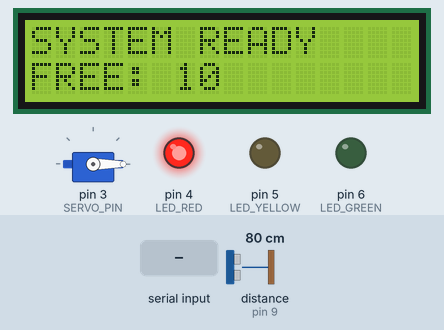
A sketch run on a simulated Arduino Uno, built with avr-gcc and run on an emulated ATmega328P. Shown: servo, 16×2 character LCD, output pins drawn as LEDs (lit = HIGH). The test bench sets the inputs (shaded band); at power-on: distance to the obstacle (sensor on pin 9) 80 cm. The echo pulse lasts 58.3 µs per cm; pins used as bus, display or sensor lines are not drawn; what the sketch prints to the serial monitor is not drawn.

Above: at 1.2 s.
1.3 s: "DISPLAY:\n" received over Serial
At 1.9 s:
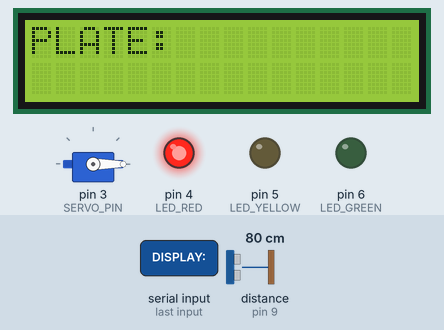
2.8 s: "OPEN\n" received over Serial
At 4.0 s:
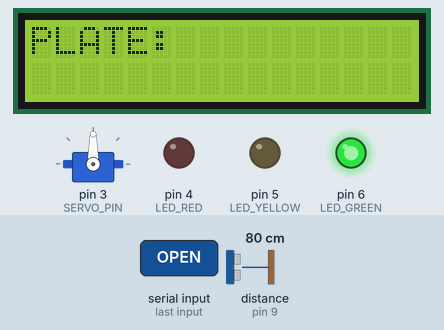
Timing chart, 0 to 5.8 s (numbered marks = the images above; inputs shaded):
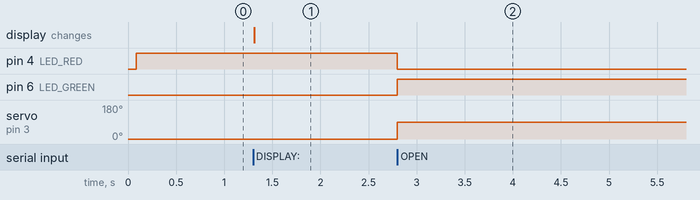

Measured:
- after the input at 1.3 s, the display: changes at once (image 1)
- after the input at 2.8 s, pin 4 (LED_RED): HIGH → LOW at once; pin 6 (LED_GREEN): LOW → HIGH at once; servo on pin 3 (SERVO_PIN): 0° → 90° at once

The sketch:

smart_barrier.ino
```cpp
#include <Wire.h>
#include <Servo.h>
#include <LiquidCrystal_I2C.h>

// ===== ПИНЫ =====
#define SERVO_PIN 3
#define LED_RED 4
#define LED_YELLOW 5
#define LED_GREEN 6

#define TRIG_PIN 8
#define ECHO_PIN 9

// ===== НАСТРОЙКИ =====
#define OPEN_ANGLE 90
#define CLOSE_ANGLE 0

#define CAR_NEAR 15      // машина подъехала
#define CAR_GONE 30      // машина уехала
#define BLOCK_DIST 10    // защита от прижатия

#define TOTAL_SPOTS 10

// ===== ОБЪЕКТЫ =====
Servo gateServo;
LiquidCrystal_I2C lcd(0x27, 16, 2);

// ===== СОСТОЯНИЯ =====
bool gateOpen = false;
bool carUnderGate = false;
bool waitForCar = false;

int freeSpots = TOTAL_SPOTS;
unsigned long lastUltrasonicCheck = 0;

// ===== SETUP =====
void setup() {
  Serial.begin(115200);

  pinMode(TRIG_PIN, OUTPUT);
  pinMode(ECHO_PIN, INPUT);

  pinMode(LED_RED, OUTPUT);
  pinMode(LED_YELLOW, OUTPUT);
  pinMode(LED_GREEN, OUTPUT);

  gateServo.attach(SERVO_PIN);
  gateServo.write(CLOSE_ANGLE);

  lcd.init();
  lcd.backlight();

  showStatus("SYSTEM READY", freeSpots);
  setTrafficRed();

  Serial.println("✅ ARDUINO READY");
}

// ===== LOOP =====
void loop() {
  handleSerial();
  handleUltrasonic();
}

// ===== SERIAL =====
void handleSerial() {
  if (!Serial.available()) return;

  String cmd = Serial.readStringUntil('\n');
  cmd.trim();

  if (cmd.startsWith("DISPLAY:")) {
    String plate = cmd.substring(8);
    showPlate(plate);
  }

  else if (cmd == "OPEN") {
    openGate();
  }
}

// ===== УЛЬТРАЗВУК =====
void handleUltrasonic() {
  if (!gateOpen) return;
  if (millis() - lastUltrasonicCheck < 200) return;
  lastUltrasonicCheck = millis();

  long d = getDistance();

  // машина появилась
  if (d > 0 && d < CAR_NEAR && !carUnderGate) {
    carUnderGate = true;
    waitForCar = true;
  }

  // машина уехала
  if (d > CAR_GONE && carUnderGate) {
    carUnderGate = false;
    processExitOrEntry();
    closeGate();
  }
}

// ===== DIST =====
long getDistance() {
  digitalWrite(TRIG_PIN, LOW);
  delayMicroseconds(2);
  digitalWrite(TRIG_PIN, HIGH);
  delayMicroseconds(10);
  digitalWrite(TRIG_PIN, LOW);

  long t = pulseIn(ECHO_PIN, HIGH, 30000);
  if (t == 0) return -1;
  return t * 0.034 / 2;
}

// ===== ЛОГИКА ПАРКОВКИ =====
void processExitOrEntry() {
  if (freeSpots > 0) {
    freeSpots--;  // въезд
  } else if (freeSpots < TOTAL_SPOTS) {
    freeSpots++;  // выезд
  }
  showStatus("FREE:", freeSpots);
}

// ===== GATE =====
void openGate() {
  gateServo.write(OPEN_ANGLE);
  gateOpen = true;
  waitForCar = true;
  carUnderGate = false;
  setTrafficGreen();
}

void closeGate() {
  if (getDistance() > 0 && getDistance() < BLOCK_DIST) return;

  gateServo.write(CLOSE_ANGLE);
  gateOpen = false;
  setTrafficRed();
}

// ===== DISPLAY =====
void showPlate(String plate) {
  lcd.clear();
  lcd.setCursor(0, 0);
  lcd.print("PLATE:");
  lcd.setCursor(0, 1);
  lcd.print(plate);
}

void showStatus(String label, int value) {
  lcd.clear();
  lcd.setCursor(0, 0);
  lcd.print(label);
  lcd.setCursor(0, 1);
  lcd.print("FREE: ");
  lcd.print(value);
}

// ===== TRAFFIC =====
void setTrafficRed() {
  digitalWrite(LED_RED, HIGH);
  digitalWrite(LED_GREEN, LOW);
  digitalWrite(LED_YELLOW, LOW);
}

void setTrafficGreen() {
  digitalWrite(LED_RED, LOW);
  digitalWrite(LED_GREEN, HIGH);
  digitalWrite(LED_YELLOW, LOW);
}
```
